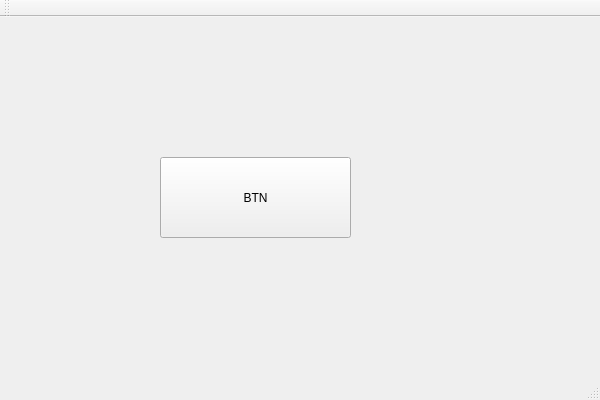
<?xml version="1.0" encoding="UTF-8"?>
<ui version="4.0">
 <class>QTDemoClass</class>
 <widget class="QMainWindow" name="QTDemoClass">
  <property name="geometry">
   <rect>
    <x>0</x>
    <y>0</y>
    <width>600</width>
    <height>400</height>
   </rect>
  </property>
  <property name="windowTitle">
   <string>QTDemo</string>
  </property>
  <widget class="QWidget" name="centralWidget">
   <widget class="QPushButton" name="pushButton">
    <property name="geometry">
     <rect>
      <x>160</x>
      <y>140</y>
      <width>191</width>
      <height>81</height>
     </rect>
    </property>
    <property name="text">
     <string>BTN</string>
    </property>
   </widget>
  </widget>
  <widget class="QMenuBar" name="menuBar">
   <property name="geometry">
    <rect>
     <x>0</x>
     <y>0</y>
     <width>600</width>
     <height>26</height>
    </rect>
   </property>
  </widget>
  <widget class="QToolBar" name="mainToolBar">
   <attribute name="toolBarArea">
    <enum>TopToolBarArea</enum>
   </attribute>
   <attribute name="toolBarBreak">
    <bool>false</bool>
   </attribute>
  </widget>
  <widget class="QStatusBar" name="statusBar"/>
 </widget>
 <layoutdefault spacing="6" margin="11"/>
 <resources>
  <include location="qtdemo.qrc"/>
 </resources>
 <connections/>
</ui>
